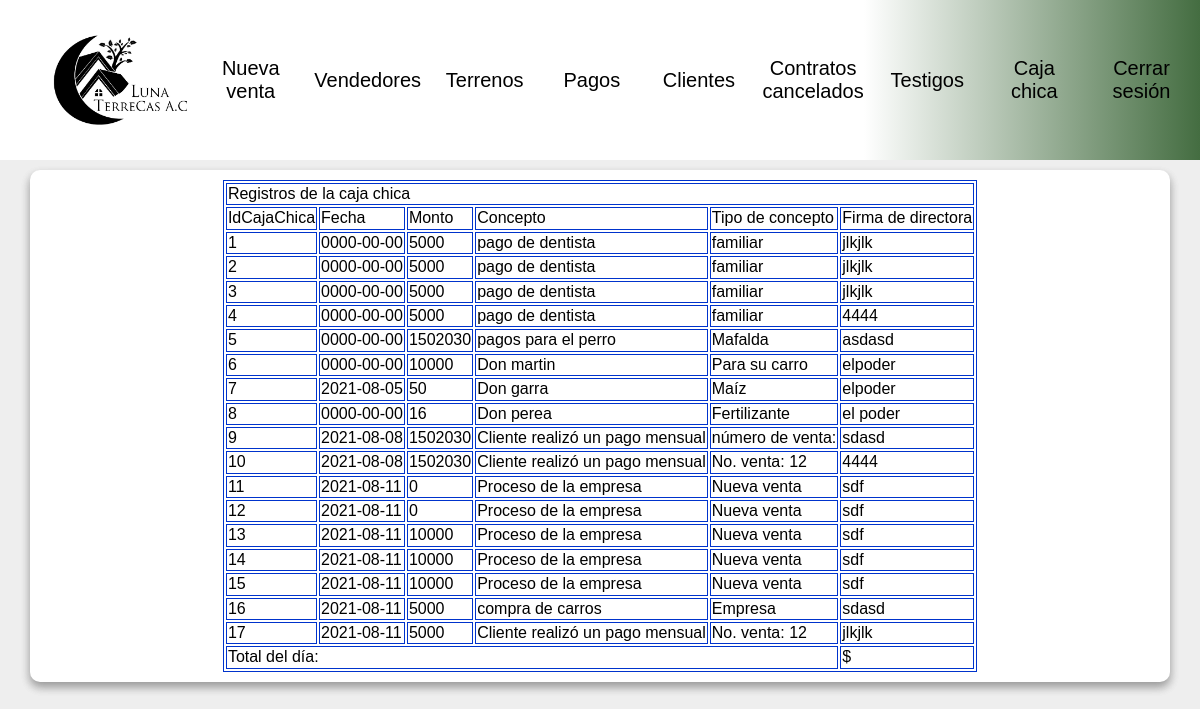
Page /cajachica.php (signed in) on the committed database.
### tables this page shows
CREATE TABLE `caja_chica` (
  `idCajaChica` int(11) NOT NULL,
  `Fecha` date NOT NULL,
  `Monto` int(11) NOT NULL,
  `Concepto` varchar(45) NOT NULL,
  `Tipo_concepto` varchar(45) NOT NULL,
  `FirmaDirectora` varchar(45) NOT NULL
);

### cajachica.php (the view, shortened to what this page needs)
<!DOCTYPE html>
<html lang="en">
<head>
</head>
<body>
    <?php include "menuSecretaria.php" ;
    $consulta = "SELECT * FROM caja_chica ORDER BY idCajaChica ";
    $db = conectar();
    $ejecutar = mysqli_query($db,$consulta);
    ?>
    <main>
        <div class="divtable">
            <table class="table">
                <thead>
                    <td colspan="6">Registros de la caja chica</td>
                </thead>
                <tbody>
                    <tr>
                        <td>IdCajaChica</td>
                        <td>Fecha</td>
                        <td>Monto</td>
                        <td>Concepto</td>
                        <td>Tipo de concepto</td>
                        <td>Firma de directora</td>
                    </tr>
                </tbody>
                <?php while($proceso =  mysqli_fetch_assoc($ejecutar)){?>
                    <tr>
                        <td><?php echo"$proceso[idCajaChica]";?></td>
                        <td><?php echo"$proceso[Fecha]";?></td>
                        <td><?php echo"$proceso[Monto]"?></td>
                        <td><?php echo"$proceso[Concepto]"?></td>
                        <td><?php echo"$proceso[Tipo_concepto]"?></td>
                        <td><?php echo"$proceso[FirmaDirectora]"?></td>
                    </tr>
                <?php }?>
                <thead>
                    <?php
                        $fechadeldia = date('Y-m-d');
                        $consulta = "SELECT sum(Monto) FROM caja_chica WHERE Fecha = '$fechadeldia' ";
                        $db = conectar();
                        $ejecutar = mysqli_query($db, $consulta);
                        $procesar = mysqli_fetch_assoc($ejecutar);
                        $total = $procesar["sum(Monto)"];
                    ?>
                    <td colspan="5">Total del día:</td><td colspan="1">$<?php echo $total ?></td>
                </thead>
            </table>
        </div>
    </main>
</body>
</html>

### css/Trabajadores.css (style rules this page uses)
:root { --blanco:#ffffff; --oscuro:#4c4c4a;; --primario:#ffc107; --secundario:#0097a7; --gris:#5f727f; --fondo:#DFE9F3; --aluminio:#a5a5a5; }
html { font-size: 62.5%; box-sizing: border-box; }
*,*:before,*:after { box-sizing: inherit; }
body { font-size: 16px; background-color: #eee; font-family: Arial, sans-serif; }
main { display: flex; flex-direction: column; max-width: 1200px; width: 95%; margin: 0 auto; box-shadow: 0 0.5rem 1rem 0 rgba(0, 0, 0, .2), 0 0.5rem 1rem 0 rgba(0, 0, 0, 0.2); border-radius:1rem; align-items: center; justify-content: center; background-color: var(--blanco); margin-bottom: 2rem; }
.divtable { display: flex; justify-content: center; }
table { border: 1px solid #0033CC; margin-top: 1rem; margin-bottom: 1rem; }
td { border: 1px solid #0033CC; }

### rows in the picture
caja_chica: idCajaChica "1", Fecha "0000-00-00", Monto "5000", Concepto "pago de dentista", Tipo_concepto "familiar", FirmaDirectora "jlkjlk"
caja_chica: idCajaChica "2", Fecha "0000-00-00", Monto "5000", Concepto "pago de dentista", Tipo_concepto "familiar", FirmaDirectora "jlkjlk"
caja_chica: idCajaChica "3", Fecha "0000-00-00", Monto "5000", Concepto "pago de dentista", Tipo_concepto "familiar", FirmaDirectora "jlkjlk"
caja_chica: idCajaChica "4", Fecha "0000-00-00", Monto "5000", Concepto "pago de dentista", Tipo_concepto "familiar", FirmaDirectora "4444"
caja_chica: idCajaChica "5", Fecha "0000-00-00", Monto "1502030", Concepto "pagos para el perro", Tipo_concepto "Mafalda", FirmaDirectora "asdasd"
caja_chica: idCajaChica "6", Fecha "0000-00-00", Monto "10000", Concepto "Don martin", Tipo_concepto "Para su carro", FirmaDirectora "elpoder"
caja_chica: idCajaChica "7", Fecha "2021-08-05", Monto "50", Concepto "Don garra", Tipo_concepto "Maíz", FirmaDirectora "elpoder"
caja_chica: idCajaChica "8", Fecha "0000-00-00", Monto "16", Concepto "Don perea", Tipo_concepto "Fertilizante", FirmaDirectora "el poder"
caja_chica: idCajaChica "9", Fecha "2021-08-08", Monto "1502030", Concepto "Cliente realizó un pago mensual", Tipo_concepto "número de venta:", FirmaDirectora "sdasd"
caja_chica: idCajaChica "10", Fecha "2021-08-08", Monto "1502030", Concepto "Cliente realizó un pago mensual", Tipo_concepto "No. venta: 12", FirmaDirectora "4444"
caja_chica: idCajaChica "11", Fecha "2021-08-11", Monto "0", Concepto "Proceso de la empresa", Tipo_concepto "Nueva venta", FirmaDirectora "sdf"
caja_chica: idCajaChica "12", Fecha "2021-08-11", Monto "0", Concepto "Proceso de la empresa", Tipo_concepto "Nueva venta", FirmaDirectora "sdf"
caja_chica: idCajaChica "13", Fecha "2021-08-11", Monto "10000", Concepto "Proceso de la empresa", Tipo_concepto "Nueva venta", FirmaDirectora "sdf"
caja_chica: idCajaChica "14", Fecha "2021-08-11", Monto "10000", Concepto "Proceso de la empresa", Tipo_concepto "Nueva venta", FirmaDirectora "sdf"
caja_chica: idCajaChica "15", Fecha "2021-08-11", Monto "10000", Concepto "Proceso de la empresa", Tipo_concepto "Nueva venta", FirmaDirectora "sdf"
caja_chica: idCajaChica "16", Fecha "2021-08-11", Monto "5000", Concepto "compra de carros", Tipo_concepto "Empresa", FirmaDirectora "sdasd"
caja_chica: idCajaChica "17", Fecha "2021-08-11", Monto "5000", Concepto "Cliente realizó un pago mensual", Tipo_concepto "No. venta: 12", FirmaDirectora "jlkjlk"
